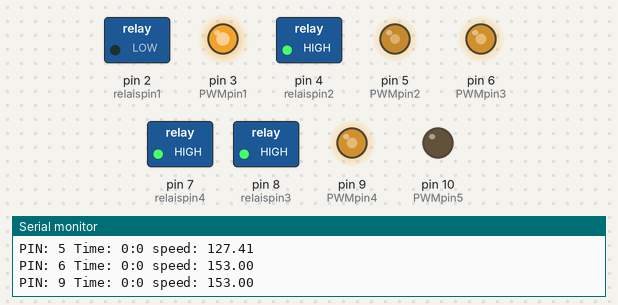
This sketch was run on a simulated Arduino Uno, built with avr-gcc and run on an emulated ATmega328P. Shown: switched loads named in the sketch (green lamp = pin HIGH), output pins drawn as LEDs (lit = HIGH), the last lines printed to the serial monitor.

Above: at 0.1 s.
At 9.2 s:
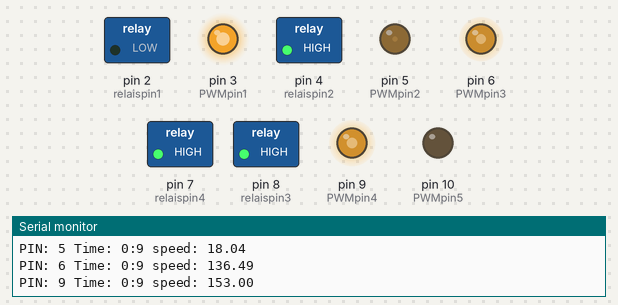
At 14.3 s:
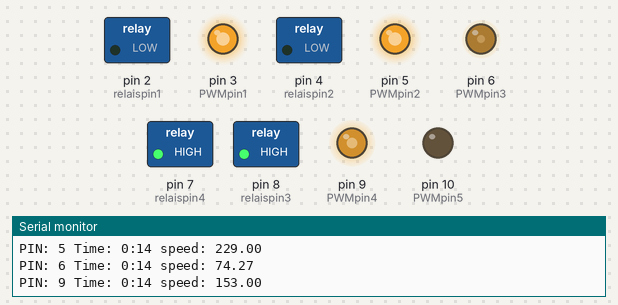
At 19.4 s:
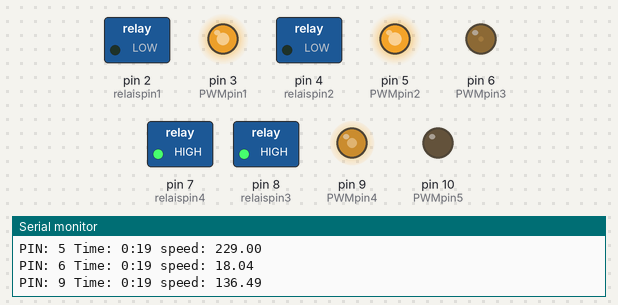
At 28.6 s:
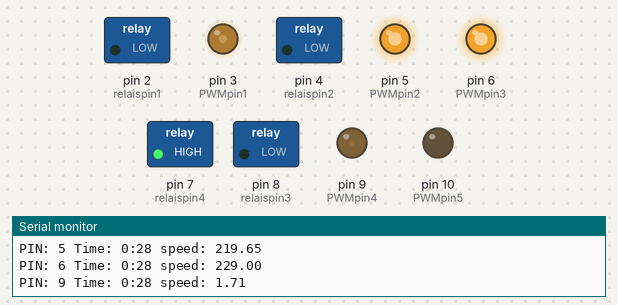
At 38.8 s:
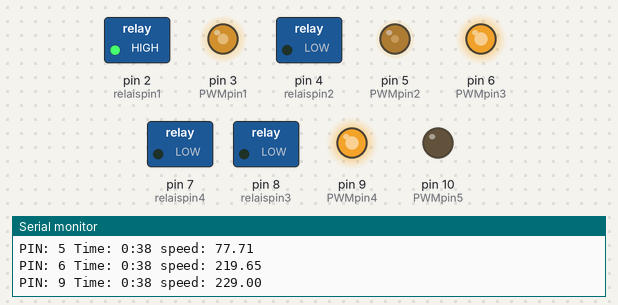
Timing chart, 0 to 40.0 s (numbered marks = the images above):
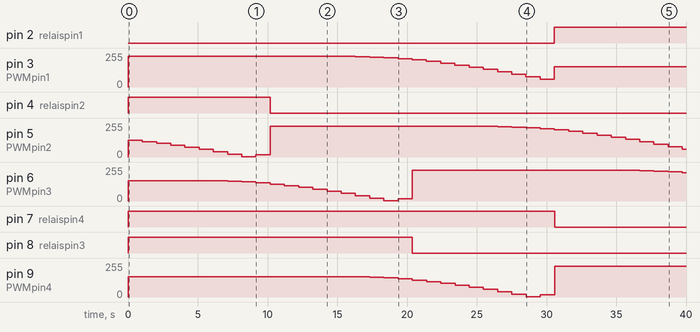

The sketch:

PWM_Fan_2D_offset_steps.ino
```cpp
#include "RTClib.h" //Time

unsigned int baudrate = 38400;  //baudrate
// with RTC
//RTC_DS1307 rtc; //Defines the real Time Object
//without RTC
RTC_Millis rtc; //Defines the real Time Object

////////////////////////////////////////////////////////////////////
// hier den Offset und Amplitude und Periodendauer T einstellen
float Amp_rel = 75;//100%
//float Amp_change_rel = 10; // 10% mehr pro Stufe
float amp_offset_change_rel = -5; // 20% weniger pro Stufe
int step_hours = 1; // Anzahl Stunden pro Amp Stufe
int WS_soil = 0;
float T = 60;//s
float offset_2 = 10;//s
float offset_3 = 20;//s
float offset_4 = 30;//s
float amp_offset_rel = 15;
//float amp_offset2 = 1;
//float amp_offset3 = 1;
//float amp_offset4 = 1;
/////////////////////////////////////////////////////////////////////
//umrechnung

float Amp = round(Amp_rel/100 * 255);
float amp_offset = round(amp_offset_rel/100 * 255);
float amp_offset_change = round(amp_offset_change_rel/100 * 255);
//andere Variablen
int marker = 1;
int start_day = 0;
int start_hour = 0;

//Pin Konstanten
const int PWMpin1 = 3;
const int PWMpin2 = 5;
const int PWMpin3 = 6;
const int PWMpin4 = 9;
const int PWMpin5 = 10;

const int relaispin1 = 2;
const int relaispin2 = 4;
const int relaispin3 = 8;
const int relaispin4 = 7;


float speed;
////////////////////////////////////////////
//fuctions
////////////////////////////////////////////

void pwmsinus(int PIN,int relais,float period, float offset = 0, float amp_offset = 1){
    DateTime now = rtc.now();
    float sec = now.second();
    float m = now.minute();
    float min_sec = m*60 + sec;
    speed = Amp * sin((min_sec-offset)/period*2*PI) ;
    float rel_time_2 = (min_sec-offset)/period*2 - floor((min_sec-offset)/period*2);
    float rel_time = (min_sec-offset)/period - floor((min_sec-offset)/period);
    if(rel_time_2 <= 0.5){
      if(rel_time < 0.5){
       speed = Amp;
      }else{
       speed = -Amp;
      }
    }

    if(speed <= 0){
        speed = speed + (amp_offset);
      digitalWrite(relais,HIGH);
    }else{
        speed = speed + (amp_offset);
      digitalWrite(relais,LOW);
    }


    speed = abs(speed);
    analogWrite(PIN, speed);
    Serial.print("PIN: ");
    Serial.print(PIN);
    Serial.print(" Time: ");
    Serial.print(m,0);
    Serial.print(":");
    Serial.print(sec,0);
    Serial.print(" speed: ");
    Serial.println(speed);

}
void pwmfix(int PIN,int speed = 255){

    analogWrite(PIN, speed);
    Serial.print("PIN: ");
    Serial.print(PIN);
    Serial.print(" speed: ");
    Serial.println(speed);
}

////////////////////////////////////////////
// setup
////////////////////////////////////////////
void setup() {
  // put your setup code here, to run once:
  pinMode(PWMpin1, OUTPUT);
  pinMode(PWMpin2, OUTPUT);
  pinMode(PWMpin3, OUTPUT);
  pinMode(PWMpin4, OUTPUT);
  pinMode(PWMpin5, OUTPUT);

  pinMode(relaispin1, OUTPUT);
  pinMode(relaispin2, OUTPUT);
  pinMode(relaispin3, OUTPUT);
  pinMode(relaispin4, OUTPUT);

  digitalWrite(relaispin1,HIGH);
  digitalWrite(relaispin2,HIGH);
  digitalWrite(relaispin3,HIGH);
  digitalWrite(relaispin4,HIGH);

  Serial.begin(baudrate);
  // PWM Signal für Ventilatoren am Boden
  pwmfix(PWMpin5,WS_soil);
  DateTime now = rtc.now();
  start_hour = now.hour();
  start_day = now.day();
}


////////////////////////////////////////////
// LOOP ////////////////////////////////////
////////////////////////////////////////////

void loop() {
  DateTime now = rtc.now();
  if(!(now.day() == start_day & now.hour() == start_hour)){
    if((now.hour() - start_hour) % step_hours == 0 & marker == 1){
      amp_offset = amp_offset + amp_offset_change;
      //Amp = Amp + Amp_change;
      marker = 0;
            if(Amp > 255){
       Amp = 255;
      }
    }
  }
  if((now.hour() - start_hour) % step_hours != 0 & marker == 0){
    marker = 1;
  }

  // speed must be a number between 0 and 255
  pwmsinus(PWMpin1,relaispin1,T,0,amp_offset);
  pwmsinus(PWMpin2,relaispin2,T,offset_2,amp_offset);
  pwmsinus(PWMpin3,relaispin3,T,offset_3,amp_offset);
  pwmsinus(PWMpin4,relaispin4,T,offset_4,amp_offset);

  //pwmfix(PWMpin1);

  delay(1000);
}
```

Measured:
- by itself, pin 2 (relaispin1): LOW → HIGH at 30.6 s
- by itself, pin 4 (relaispin2): HIGH → LOW at 10.2 s
- by itself, pin 7 (relaispin4): HIGH → LOW at 30.6 s
- by itself, pin 8 (relaispin3): HIGH → LOW at 20.4 s
- by itself, pin 5 (PWMpin2): 0/255 → 127/255 at 0.01 s, → 116/255 1.0 s later, → 103/255 1.0 s later, → 89/255 1.0 s later, … (25 changes in this stretch)
- by itself, pin 6 (PWMpin3): 0/255 → 153/255 at 0.01 s, → 151/255 6.1 s later, → 148/255 1.0 s later, → 143/255 1.0 s later, … (20 changes in this stretch)
